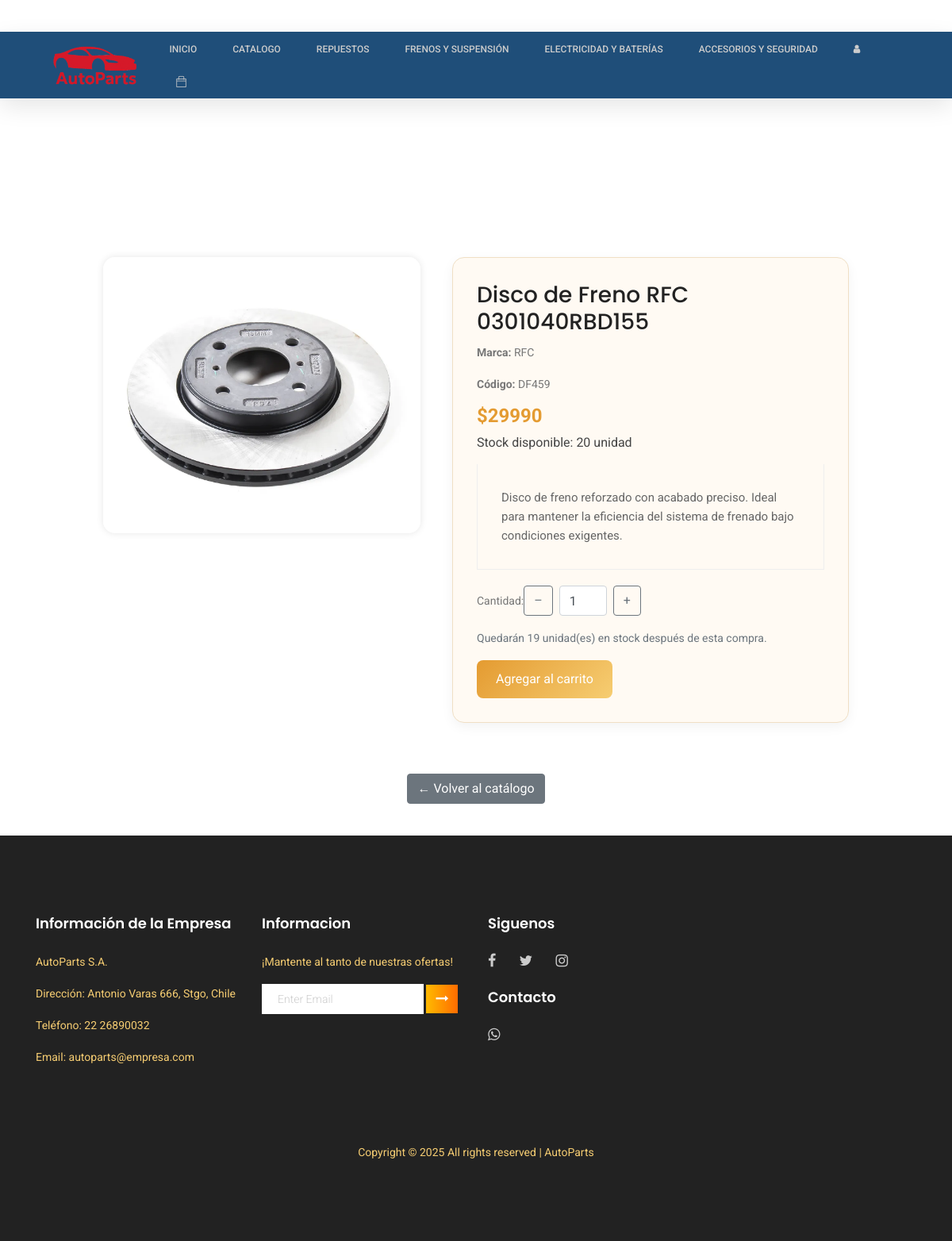
/producto/2/, run on the app's committed database.
### tienda/models.py (models this page shows, shortened)
class Producto(models.Model):
    codigo_producto = models.CharField(max_length=100, unique=True, default="Sin código")
    marca = models.CharField(max_length=100)
    nombre = models.CharField(max_length=100)
    descripcion = models.TextField()
    precio_unitario = models.IntegerField(default=0)
    precio_mayorista = models.IntegerField(default=0)
    impuesto = models.IntegerField(default=0)
    stock_disponible = models.IntegerField(default=0)
    unidad_medida = models.CharField(max_length=50, default="unidad")
    activo = models.BooleanField(default=True)
    fecha_creacion = models.DateTimeField(auto_now_add=True)
    fecha_actualizacion = models.DateTimeField(auto_now=True)
    autor = models.ForeignKey(CustomUser, on_delete=models.CASCADE)
    imagen = models.ImageField(upload_to='productos/', null=True, blank=True)
    categoria = models.ForeignKey(Categoria, on_delete=models.CASCADE, null=True, blank=True)
    destacado = models.BooleanField(default=False)

### tienda/views.py (the view)
# urls.py: path('producto/<int:producto_id>/', views.detalle_producto, name='detalle_producto'),
def detalle_producto(request, producto_id):
    producto = get_object_or_404(Producto, id=producto_id)
    if request.user.is_authenticated and request.user.is_b2b:
        precio = producto.precio_mayorista
        modo_b2b = True
    else:
        precio = producto.precio_unitario
        modo_b2b = False
    return render(request, 'tienda/detalle_producto.html', {
        'producto': producto,
        'precio': precio,
        'modo_b2b': modo_b2b,
    })

### tienda/templates/tienda/detalle_producto.html (shortened to what this page needs)
{% extends 'tienda/base.html' %}
{% load static %}
{% block content %}
<div class="container product-detail-container">
    {% if producto.imagen %}
    <img src="{{ producto.imagen.url }}" alt="{{ producto.nombre }}" class="product-image">
{% else %}
    <img src="{% static 'img/default-product.jpg' %}" alt="{{ producto.nombre }}" class="product-image">
{% endif %}
    <div class="product-info">
        <h2>{{ producto.nombre }}</h2>
        <p><strong>Marca:</strong> {{ producto.marca }}</p>
        <p><strong>Código:</strong> {{ producto.codigo_producto }}</p>
        <p class="price">${{ precio|floatformat:0 }}</p>
        <p class="stock">
            {% if producto.stock_disponible > 0 %}
                <span>Stock disponible: {{ producto.stock_disponible }} {{ producto.unidad_medida }}</span>
            {% else %}
                <span style="color:red;">Sin stock disponible</span>
            {% endif %}
        </p>
        <p class="description">
            {{ producto.descripcion|default:"No hay descripción disponible para este producto." }}
        </p>
        {% if producto.stock_disponible > 0 %}
        <form method="POST" action="{% url 'agregar_producto' producto.id %}">
            <div class="d-flex align-items-center mb-3">
                <label for="cantidad" class="me-2 fw-bold">Cantidad:</label>
                <button type="button" onclick="cambiarCantidad(-1)" class="btn btn-outline-secondary">–</button>
                <input type="number" id="cantidad" name="cantidad" value="1" min="1" max="{{ producto.stock_disponible }}"
                    class="form-control mx-2" style="width: 60px;"
                    oninput="if (this.value > {{ producto.stock_disponible }}) this.value = {{ producto.stock_disponible }}">
                <button type="button" onclick="cambiarCantidad(1)" class="btn btn-outline-secondary">+</button>
            </div>
            <p id="stock-restante" class="text-muted mt-1"></p>
            <button type="submit" class="btn-cart">Agregar al carrito</button>
        </form>
        {% endif %}
    </div>
    <div class="mt-4 text-center">
    <a href="{% url 'catalogo' %}" class="btn btn-secondary">
        ← Volver al catálogo
    </a>
    </div>
</div>
{% endblock %}

### tienda/templates/tienda/base.html (style rules this page uses)
body { padding-top: 120px; }

### tienda/templates/tienda/detalle_producto.html (style rules this page uses)
.product-detail-container { padding: 180px 0 40px; display: flex; justify-content: center; align-items: flex-start; flex-wrap: wrap; gap: 40px; }
.product-image { max-width: 400px; width: 100%; border-radius: 15px; box-shadow: 0 0 10px rgba(0,0,0,0.1); }
.product-info { max-width: 500px; background: #fffaf3; border: 1px solid #f0dfc5; border-radius: 15px; padding: 30px; box-shadow: 0 5px 15px rgba(0,0,0,0.05); }
.product-info h2 { font-size: 28px; margin-bottom: 10px; }
.product-info .price { font-size: 24px; color: #e49b31; font-weight: bold; margin: 10px 0; }
.product-info .stock { font-size: 16px; margin-bottom: 15px; color: #444; }
.product-info .description { font-size: 15px; margin-bottom: 20px; color: #666; }
.btn-cart { background: linear-gradient(135deg, #e49b31, #f6cd72); color: white; border: none; padding: 12px 24px; font-size: 16px; border-radius: 8px; cursor: pointer; transition: background 0.3s; }

### data on the page
Producto: imagen (picture), nombre "Disco de Freno RFC 0301040RBD155", marca "RFC", codigo_producto "DF459", stock_disponible "20", unidad_medida "unidad", descripcion "Disco de freno reforzado con acabado preciso. Ideal para mantener la eficiencia del sistema de frenado bajo condiciones exigentes."

### other printed values
{{ precio|floatformat:0 }} "29990"
